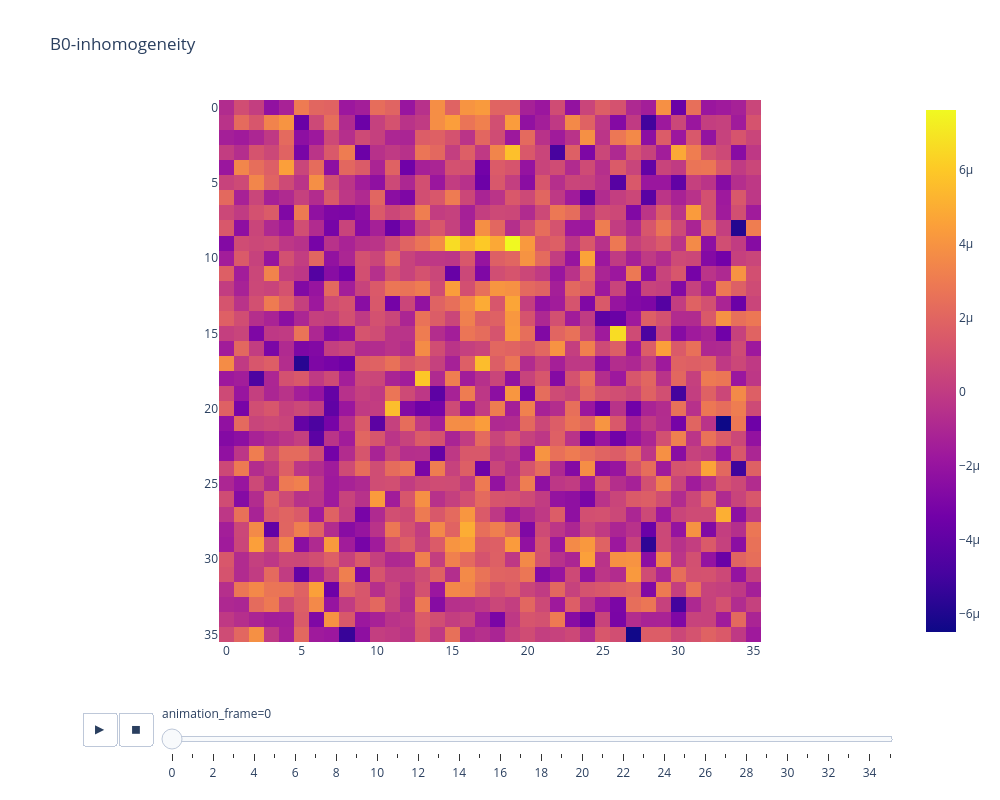

The cell this chart's notebook holds for it:
### Code cell
def norm_inhomo_map(scan1, scan2, scan_f0, delta_te):
    
    # Calculate the phase difference between scans
    theta = np.angle(scan2 / scan1)
    w0_map = theta / delta_te # rad/s
    f0_map = w0_map / (2 * np.pi) # hz
    norm_map = f0_map / scan_f0 # unitless
    
    return norm_map

# Calculate normalise inhomogeneity maps
rrdf_df["inhomo_map"] = rrdf_df.apply(lambda row: norm_inhomo_map(scan1=row["img1"], 
                                                                  scan2=row["img2"], 
                                                                  scan_f0=row["f0"], 
                                                                  delta_te=row["delta_te"]), axis=1)

# Combine average maps and reference to mean B0 value
f0_avg = rrdf_df["f0"].mean()
inhomo_map_avg = rrdf_df["inhomo_map"].mean()
delta_w0_map = f0_avg * inhomo_map_avg
delta_B0_map = delta_w0_map / GAMMA #T

px.imshow(delta_B0_map, animation_frame=2, height=800, width=1000, title="B0-inhomogeneity")

### Figure 1 — Plotly figure (JSON) as saved in the notebook; plotly's stock layout.template omitted (floating-point values rounded to 4 significant figures; data arrays with more than 128 entries replaced by an {"elided": "..."} marker saying what was removed)
{"data": [{"coloraxis": "coloraxis", "hovertemplate": "x: %{x}<br>y: %{y}<br>color: %{z}<extra></extra>", "name": "0", "type": "heatmap", "xaxis": "x", "yaxis": "y", "z": {"elided": "36x36 float values"}}], "layout": {"coloraxis": {"colorscale": [[0, "#0d0887"], [0.1111, "#46039f"], [0.2222, "#7201a8"], [0.3333, "#9c179e"], [0.4444, "#bd3786"], [0.5556, "#d8576b"], [0.6667, "#ed7953"], [0.7778, "#fb9f3a"], [0.8889, "#fdca26"], [1, "#f0f921"]]}, "height": 800, "sliders": [{"active": 0, "currentvalue": {"prefix": "animation_frame="}, "len": 0.9, "pad": {"b": 10, "t": 60}, "steps": [{"args": [["0"], {"frame": {"duration": 0, "redraw": true}, "fromcurrent": true, "mode": "immediate", "transition": {"duration": 0, "easing": "linear"}}], "label": "0", "method": "animate"}, {"args": [["1"], {"frame": {"duration": 0, "redraw": true}, "fromcurrent": true, "mode": "immediate", "transition": {"duration": 0, "easing": "linear"}}], "label": "1", "method": "animate"}, {"args": [["2"], {"frame": {"duration": 0, "redraw": true}, "fromcurrent": true, "mode": "immediate", "transition": {"duration": 0, "easing": "linear"}}], "label": "2", "method": "animate"}, {"args": [["3"], {"frame": {"duration": 0, "redraw": true}, "fromcurrent": true, "mode": "immediate", "transition": {"duration": 0, "easing": "linear"}}], "label": "3", "method": "animate"}, {"args": [["4"], {"frame": {"duration": 0, "redraw": true}, "fromcurrent": true, "mode": "immediate", "transition": {"duration": 0, "easing": "linear"}}], "label": "4", "method": "animate"}, {"args": [["5"], {"frame": {"duration": 0, "redraw": true}, "fromcurrent": true, "mode": "immediate", "transition": {"duration": 0, "easing": "linear"}}], "label": "5", "method": "animate"}, {"args": [["6"], {"frame": {"duration": 0, "redraw": true}, "fromcurrent": true, "mode": "immediate", "transition": {"duration": 0, "easing": "linear"}}], "label": "6", "method": "animate"}, {"args": [["7"], {"frame": {"duration": 0, "redraw": true}, "fromcurrent": true, "mode": "immediate", "transition": {"duration": 0, "easing": "linear"}}], "label": "7", "method": "animate"}, {"args": [["8"], {"frame": {"duration": 0, "redraw": true}, "fromcurrent": true, "mode": "immediate", "transition": {"duration": 0, "easing": "linear"}}], "label": "8", "method": "animate"}, {"args": [["9"], {"frame": {"duration": 0, "redraw": true}, "fromcurrent": true, "mode": "immediate", "transition": {"duration": 0, "easing": "linear"}}], "label": "9", "method": "animate"}, {"args": [["10"], {"frame": {"duration": 0, "redraw": true}, "fromcurrent": true, "mode": "immediate", "transition": {"duration": 0, "easing": "linear"}}], "label": "10", "method": "animate"}, {"args": [["11"], {"frame": {"duration": 0, "redraw": true}, "fromcurrent": true, "mode": "immediate", "transition": {"duration": 0, "easing": "linear"}}], "label": "11", "method": "animate"}, {"args": [["12"], {"frame": {"duration": 0, "redraw": true}, "fromcurrent": true, "mode": "immediate", "transition": {"duration": 0, "easing": "linear"}}], "label": "12", "method": "animate"}, {"args": [["13"], {"frame": {"duration": 0, "redraw": true}, "fromcurrent": true, "mode": "immediate", "transition": {"duration": 0, "easing": "linear"}}], "label": "13", "method": "animate"}, {"args": [["14"], {"frame": {"duration": 0, "redraw": true}, "fromcurrent": true, "mode": "immediate", "transition": {"duration": 0, "easing": "linear"}}], "label": "14", "method": "animate"}, {"args": [["15"], {"frame": {"duration": 0, "redraw": true}, "fromcurrent": true, "mode": "immediate", "transition": {"duration": 0, "easing": "linear"}}], "label": "15", "method": "animate"}, {"args": [["16"], {"frame": {"duration": 0, "redraw": true}, "fromcurrent": true, "mode": "immediate", "transition": {"duration": 0, "easing": "linear"}}], "label": "16", "method": "animate"}, {"args": [["17"], {"frame": {"duration": 0, "redraw": true}, "fromcurrent": true, "mode": "immediate", "transition": {"duration": 0, "easing": "linear"}}], "label": "17", "method": "animate"}, {"args": [["18"], {"frame": {"duration": 0, "redraw": true}, "fromcurrent": true, "mode": "immediate", "transition": {"duration": 0, "easing": "linear"}}], "label": "18", "method": "animate"}, {"args": [["19"], {"frame": {"duration": 0, "redraw": true}, "fromcurrent": true, "mode": "immediate", "transition": {"duration": 0, "easing": "linear"}}], "label": "19", "method": "animate"}, {"args": [["20"], {"frame": {"duration": 0, "redraw": true}, "fromcurrent": true, "mode": "immediate", "transition": {"duration": 0, "easing": "linear"}}], "label": "20", "method": "animate"}, {"args": [["21"], {"frame": {"duration": 0, "redraw": true}, "fromcurrent": true, "mode": "immediate", "transition": {"duration": 0, "easing": "linear"}}], "label": "21", "method": "animate"}, {"args": [["22"], {"frame": {"duration": 0, "redraw": true}, "fromcurrent": true, "mode": "immediate", "transition": {"duration": 0, "easing": "linear"}}], "label": "22", "method": "animate"}, {"args": [["23"], {"frame": {"duration": 0, "redraw": true}, "fromcurrent": true, "mode": "immediate", "transition": {"duration": 0, "easing": "linear"}}], "label": "23", "method": "animate"}, {"args": [["24"], {"frame": {"duration": 0, "redraw": true}, "fromcurrent": true, "mode": "immediate", "transition": {"duration": 0, "easing": "linear"}}], "label": "24", "method": "animate"}, {"args": [["25"], {"frame": {"duration": 0, "redraw": true}, "fromcurrent": true, "mode": "immediate", "transition": {"duration": 0, "easing": "linear"}}], "label": "25", "method": "animate"}, {"args": [["26"], {"frame": {"duration": 0, "redraw": true}, "fromcurrent": true, "mode": "immediate", "transition": {"duration": 0, "easing": "linear"}}], "label": "26", "method": "animate"}, {"args": [["27"], {"frame": {"duration": 0, "redraw": true}, "fromcurrent": true, "mode": "immediate", "transition": {"duration": 0, "easing": "linear"}}], "label": "27", "method": "animate"}, {"args": [["28"], {"frame": {"duration": 0, "redraw": true}, "fromcurrent": true, "mode": "immediate", "transition": {"duration": 0, "easing": "linear"}}], "label": "28", "method": "animate"}, {"args": [["29"], {"frame": {"duration": 0, "redraw": true}, "fromcurrent": true, "mode": "immediate", "transition": {"duration": 0, "easing": "linear"}}], "label": "29", "method": "animate"}, {"args": [["30"], {"frame": {"duration": 0, "redraw": true}, "fromcurrent": true, "mode": "immediate", "transition": {"duration": 0, "easing": "linear"}}], "label": "30", "method": "animate"}, {"args": [["31"], {"frame": {"duration": 0, "redraw": true}, "fromcurrent": true, "mode": "immediate", "transition": {"duration": 0, "easing": "linear"}}], "label": "31", "method": "animate"}, {"args": [["32"], {"frame": {"duration": 0, "redraw": true}, "fromcurrent": true, "mode": "immediate", "transition": {"duration": 0, "easing": "linear"}}], "label": "32", "method": "animate"}, {"args": [["33"], {"frame": {"duration": 0, "redraw": true}, "fromcurrent": true, "mode": "immediate", "transition": {"duration": 0, "easing": "linear"}}], "label": "33", "method": "animate"}, {"args": [["34"], {"frame": {"duration": 0, "redraw": true}, "fromcurrent": true, "mode": "immediate", "transition": {"duration": 0, "easing": "linear"}}], "label": "34", "method": "animate"}, {"args": [["35"], {"frame": {"duration": 0, "redraw": true}, "fromcurrent": true, "mode": "immediate", "transition": {"duration": 0, "easing": "linear"}}], "label": "35", "method": "animate"}], "x": 0.1, "xanchor": "left", "y": 0, "yanchor": "top"}], "title": {"text": "B0-inhomogeneity"}, "updatemenus": [{"buttons": [{"args": [null, {"frame": {"duration": 500, "redraw": true}, "fromcurrent": true, "mode": "immediate", "transition": {"duration": 500, "easing": "linear"}}], "label": "&#9654;", "method": "animate"}, {"args": [[null], {"frame": {"duration": 0, "redraw": true}, "fromcurrent": true, "mode": "immediate", "transition": {"duration": 0, "easing": "linear"}}], "label": "&#9724;", "method": "animate"}], "direction": "left", "pad": {"r": 10, "t": 70}, "showactive": false, "type": "buttons", "x": 0.1, "xanchor": "right", "y": 0, "yanchor": "top"}], "width": 1000, "xaxis": {"anchor": "y", "constrain": "domain", "domain": [0, 1], "scaleanchor": "y"}, "yaxis": {"anchor": "x", "autorange": "reversed", "constrain": "domain", "domain": [0, 1]}}}
